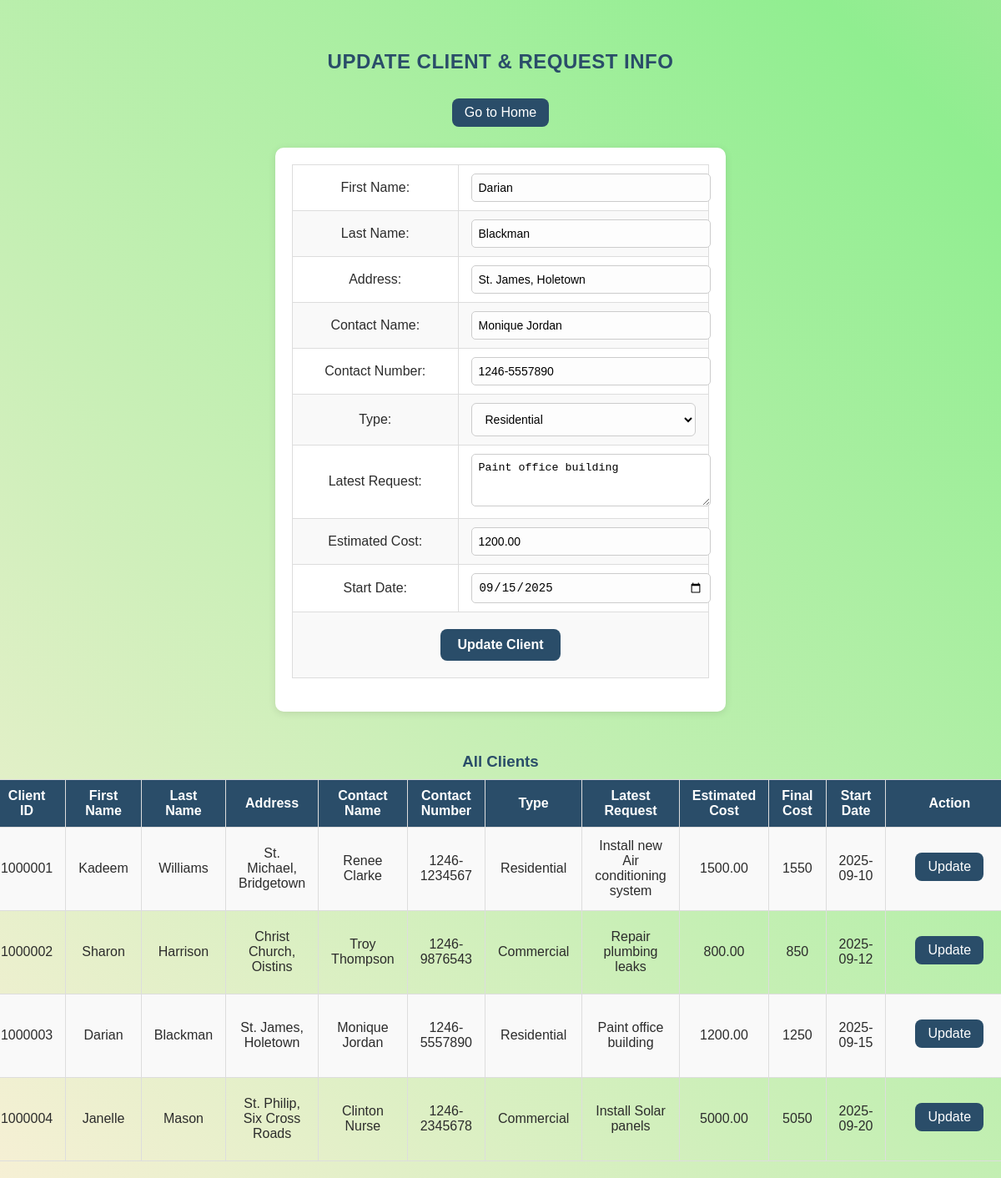
The page /updateClient.php?ClientId=1000003 on the database its author committed.
### tables this page shows
CREATE TABLE IF NOT EXISTS `client` (
  `ClientId` int NOT NULL AUTO_INCREMENT,
  `FirstName` varchar(60) DEFAULT NULL,
  `LastName` varchar(60) DEFAULT NULL,
  `Address` varchar(120) DEFAULT NULL,
  `ContactName` varchar(60) DEFAULT NULL,
  `ContactNumber` varchar(12) DEFAULT NULL,
  `Type` varchar(50) DEFAULT NULL,
  PRIMARY KEY (`ClientId`)
);

### updateClient.php (the view, shortened to what this page needs)
<!DOCTYPE html>
<html>
<head>
    <link rel="stylesheet" href="style.css">
</head>
<body>
    <h2>UPDATE CLIENT & REQUEST INFO</h2>
    <a href="index.php">Go to Home</a>
    <?php
    require_once('mysql_connect.php');
    $ClientId = 0;
    if (isset($_GET['ClientId'])) $ClientId = intval($_GET['ClientId']);
    elseif (isset($_POST['ClientId'])) $ClientId = intval($_POST['ClientId']);
    if ($ClientId > 0) {
        $sql = "SELECT c.*,
                       (SELECT Description FROM Request WHERE ClientId=c.ClientId ORDER BY RequestId DESC LIMIT 1) AS LatestRequest,
                       (SELECT EstimatedCost FROM Request WHERE ClientId=c.ClientId ORDER BY RequestId DESC LIMIT 1) AS EstimatedCost,
                       (SELECT StartDate FROM Request WHERE ClientId=c.ClientId ORDER BY RequestId DESC LIMIT 1) AS StartDate
                FROM Client c
                WHERE c.ClientId=$ClientId";
        $result = mysqli_query($dbcon, $sql);
        if (mysqli_num_rows($result) > 0) {
            $client = mysqli_fetch_assoc($result);
    ?>
            <form action="updateClient.php" method="post">
                <table cellpadding="5" cellspacing="0" border="0">
                    <tr>
                        <td>First Name:</td>
                        <td><input type="text" name="FirstName" value="<?php echo $client['FirstName']; ?>"></td>
                    </tr>
                    <tr>
                        <td>Last Name:</td>
                        <td><input type="text" name="LastName" value="<?php echo $client['LastName']; ?>"></td>
                    </tr>
                    <tr>
                        <td>Address:</td>
                        <td><input type="text" name="Address" value="<?php echo $client['Address']; ?>"></td>
                    </tr>
                    <tr>
                        <td>Contact Name:</td>
                        <td><input type="text" name="ContactName" value="<?php echo $client['ContactName']; ?>"></td>
                    </tr>
                    <tr>
                        <td>Contact Number:</td>
                        <td><input type="text" name="ContactNumber" value="<?php echo $client['ContactNumber']; ?>"></td>
                    </tr>
                    <tr>
                        <td>Type:</td>
                        <td>
                            <select name="Type">
                                <option value="Residential" <?php if ($client['Type'] == 'Residential') echo "selected"; ?>>Residential</option>
                            </select>
                        </td>
                    </tr>
                    <tr>
                        <td>Latest Request:</td>
                        <td><textarea name="Description" rows="3"><?php echo htmlspecialchars($client['LatestRequest']); ?></textarea></td>
                    </tr>
                    <tr>
                        <td>Estimated Cost:</td>
                        <td><input type="number" name="EstimatedCost" value="<?php echo $client['EstimatedCost']; ?>"></td>
                    </tr>
                    <tr>
                        <td>Start Date:</td>
                        <td><input type="date" name="StartDate" value="<?php echo $client['StartDate']; ?>"></td>
                    </tr>
                    <tr>
                        <td colspan="2" align="center">
                            <input type="submit" name="submit" value="Update Client">
                        </td>
                    </tr>
                </table>
            </form>
    <?php
        }
    }
    echo "<h3>All Clients</h3>";
    $allClients = mysqli_query($dbcon, "
        SELECT c.*,
               (SELECT Description FROM Request WHERE ClientId = c.ClientId ORDER BY RequestId DESC LIMIT 1) AS LatestRequest,
               (SELECT EstimatedCost FROM Request WHERE ClientId = c.ClientId ORDER BY RequestId DESC LIMIT 1) AS EstimatedCost,
               (SELECT StartDate FROM Request WHERE ClientId = c.ClientId ORDER BY RequestId DESC LIMIT 1) AS StartDate
        FROM Client c
        ORDER BY c.ClientId ASC
    ");
    if (mysqli_num_rows($allClients) > 0) {
        echo "<table>
                <tr>
                    <th>Client ID</th>
                    <th>First Name</th>
                    <th>Last Name</th>
                    <th>Address</th>
                    <th>Contact Name</th>
                    <th>Contact Number</th>
                    <th>Type</th>
                    <th>Latest Request</th>
                    <th>Estimated Cost</th>
                    <th>Final Cost</th>
                    <th>Start Date</th>
                    <th>Action</th>
                </tr>";
        while ($row = mysqli_fetch_assoc($allClients)) {
            $finalCost = $row['EstimatedCost'] + 50;
            echo "<tr>
                    <td>{$row['ClientId']}</td>
                    <td>{$row['FirstName']}</td>
                    <td>{$row['LastName']}</td>
                    <td>{$row['Address']}</td>
                    <td>{$row['ContactName']}</td>
                    <td>{$row['ContactNumber']}</td>
                    <td>{$row['Type']}</td>
                    <td>" . htmlspecialchars($row['LatestRequest']) . "</td>
                    <td>{$row['EstimatedCost']}</td>
                    <td>{$finalCost}</td>
                    <td>{$row['StartDate']}</td>
                    <td><a class='update-link' href='updateClient.php?ClientId={$row['ClientId']}'>Update</a></td>
                </tr>";
        }
        echo "</table>";
    } else {
        echo "<p>No clients found.</p>";
    }
    ?>
</body>
</html>

### style.css (style rules this page uses)
body { font-family: "Poppins", "Segoe UI", sans-serif; color: #2c2c2c; margin: 0; padding: 0; background: linear-gradient(45deg, #d2001a, #7462ff, purple, pink); background-size: 300% 300%; animation: color 12s ease-in-out infinite; }
h1, h2 { text-align: center; color: #1a237e; letter-spacing: 0.5px; }
a { margin: 20px; padding: 10px 16px; background-color: #3949ab; color: #ffffff; border-radius: 6px; text-align: center; text-decoration: none; font-weight: 500; }
form { width: 70%; max-width: 700px; }
table { width: 100%; border-collapse: collapse; }
td { padding: 12px 8px; vertical-align: middle; }
input[type="text"], input[type="number"], input[type="date"], input[type="email"], select { width: 100%; padding: 10px 12px; border: 1px solid #ccc; border-radius: 6px; background-color: #fdfdfd; font-size: 14px; transition: all 0.3s ease; }
input[type="submit"], input[type="reset"], button { background-color: #3949ab; color: #fff; border: none; padding: 10px 18px; border-radius: 6px; cursor: pointer; font-size: 14px; font-weight: 600; margin: 10px 5px; transition: all 0.3s ease; }

### updateClient.php (style rules this page uses)
body { display: flex; flex-direction: column; align-items: center; justify-content: flex-start; padding-top: 40px; font-family: Arial, sans-serif; background: linear-gradient(45deg, #3BB9FF, #FFF0DB, lightgreen, pink); background-size: 300% 300%; animation: color 12s ease-in-out infinite; }
h2, h3 { text-align: center; color: #2a4d69; margin-bottom: 10px; }
a[href="index.php"], a.update-link { display: inline-block; margin-bottom: 25px; background: #2a4d69; color: #fff; text-decoration: none; padding: 8px 15px; border-radius: 8px; transition: 0.3s; }
form { padding: 20px; margin-bottom: 30px; background: #fff; border-radius: 10px; box-shadow: 0 2px 10px rgba(0, 0, 0, 0.1); width: 500px; max-width: 90%; }
table { border-collapse: collapse; width: 100%; margin-bottom: 20px; }
th, td { border: 1px solid #ddd; padding: 10px 15px; text-align: center; }
th { background: #2a4d69; color: #fff; }
tr:nth-child(even) { background: #f9f9f9; }
textarea, input[type="text"], input[type="number"], input[type="date"] { width: 100%; padding: 8px; border-radius: 5px; border: 1px solid #ccc; }
input[type="submit"] { background: #2a4d69; color: #fff; border: none; padding: 10px 20px; border-radius: 8px; cursor: pointer; font-size: 16px; transition: 0.3s; }

### rows shown on the page
client: FirstName "Darian", LastName "Blackman", Address "St. James, Holetown", ContactName "Monique Jordan", ContactNumber "1246-5557890", Type "Residential", ClientId "1000003", LatestRequest "Paint office building", EstimatedCost "1200.00", finalCost "1250", StartDate "2025-09-15"
client: ClientId "1000001", FirstName "Kadeem", LastName "Williams", Address "St. Michael, Bridgetown", ContactName "Renee Clarke", ContactNumber "1246-1234567", Type "Residential", LatestRequest "Install new Air conditioning system", EstimatedCost "1500.00", finalCost "1550", StartDate "2025-09-10"
client: ClientId "1000002", FirstName "Sharon", LastName "Harrison", Address "Christ Church, Oistins", ContactName "Troy Thompson", ContactNumber "1246-9876543", Type "Commercial", LatestRequest "Repair plumbing leaks", EstimatedCost "800.00", finalCost "850", StartDate "2025-09-12"
client: ClientId "1000004", FirstName "Janelle", LastName "Mason", Address "St. Philip, Six Cross Roads", ContactName "Clinton Nurse", ContactNumber "1246-2345678", Type "Commercial", LatestRequest "Install Solar panels", EstimatedCost "5000.00", finalCost "5050", StartDate "2025-09-20"
